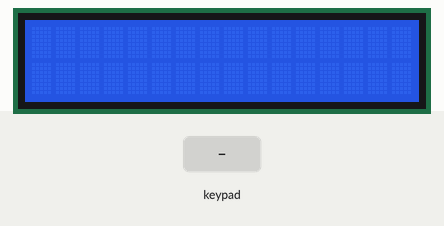
Simulated run of this sketch. Board: Arduino Uno, built with avr-gcc and run on an emulated ATmega328P. Parts: 16×2 character LCD. The test bench sets the inputs (shaded band). What the sketch prints to the serial monitor is not drawn.

Above: at 1.2 s.
1.3 s: keypad keys 2 3 4 5 # pressed 0.4 s apart
At 4.0 s:
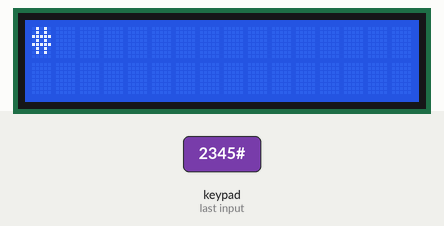
4.8 s: key '*' pressed
At 5.6 s:
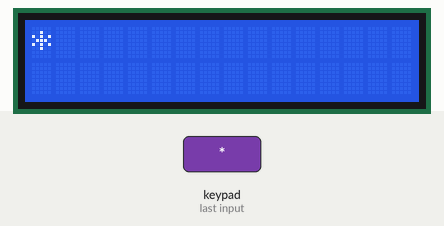
6.3 s: key '1' pressed
At 7.5 s:
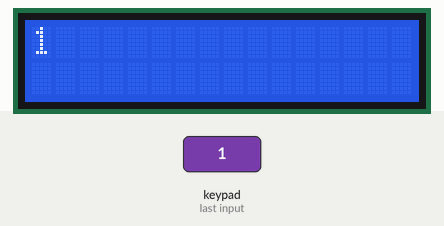
7.8 s: keypad keys 6 7 8 pressed 0.4 s apart
At 9.6 s:
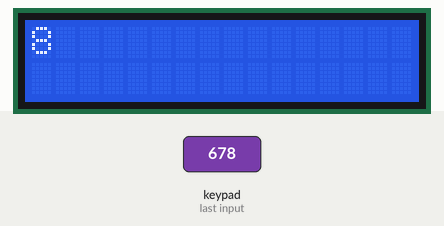
10.5 s: key '#' pressed
At 10.9 s:
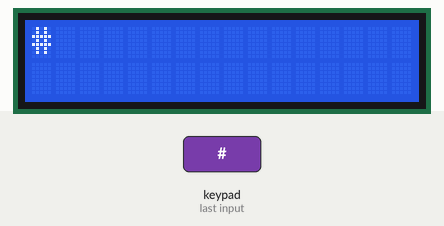
12.0 s: key '2' pressed
At 13.3 s:
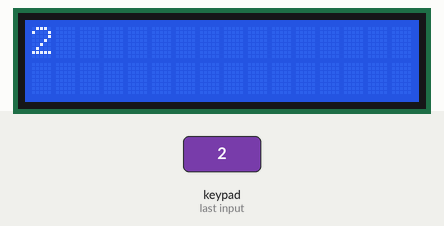
Timing chart, 0 to 14.5 s (numbered marks = the images above; inputs shaded):
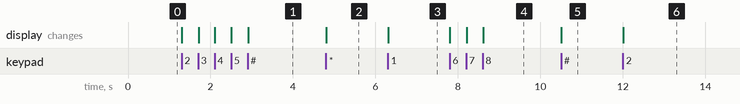

Measured:
- after the input at 1.3 s, the display: first changes at once (image 1 shows a later state)
- after the input at 4.8 s, the display: changes at once (image 2)
- after the input at 6.3 s, the display: changes at once (image 3)
- after the input at 7.8 s, the display: first changes at once (image 4 shows a later state)
- after the input at 10.5 s, the display: changes at once (image 5)
- after the input at 12.0 s, the display: changes at once (image 6)

The sketch:

KeypadW_LCD.ino
```cpp
#include <Keypad.h>
#include <Wire.h>
#include <LiquidCrystal_I2C.h>
LiquidCrystal_I2C lcd(0x27, 16, 2);

const byte ROWS = 4; //four rows
const byte COLS = 3; //four columns
//define the symbols on the buttons of the keypads
char hexaKeys[ROWS][COLS] = {
  {'1','2','3'},
  {'4','5','6'},
  {'7','8','9'},
  {'*','0','#'}
};
byte rowPins[ROWS] = {2,3,4,5}; //connect to the row pinouts of the keypad
byte colPins[COLS] = {6,7,8}; //connect to the column pinouts of the keypad

//initialize an instance of class NewKeypad
Keypad customKeypad = Keypad( makeKeymap(hexaKeys), rowPins, colPins, ROWS, COLS);

void setup(){
  Serial.begin(9600);

  lcd.begin();

    lcd.backlight();

}

void loop(){
  char customKey = customKeypad.getKey();

  if (customKey){
    lcd.clear();
    Serial.println(customKey);
    lcd.print(customKey);
  }
}
```
